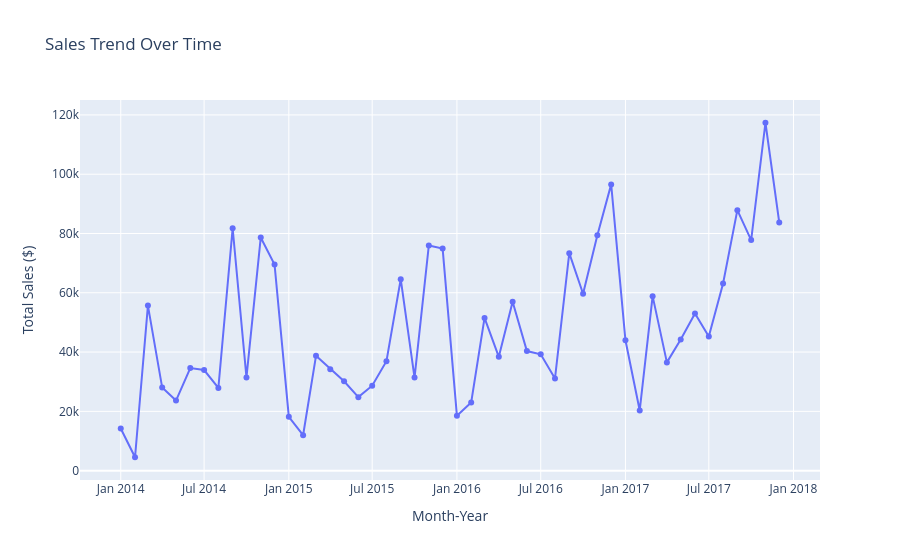

Notebook code cell kept with this figure:
### Markdown cell above
**Key Insight:** The late fall and holiday shopping season is the undeniable peak performance period. November is the highest-grossing month at **&#36;351,372.31**, followed closely by December (**&#36;324,774.39**) and September (**&#36;307,613.11**).

### Code cell
monthly_sales = df.groupby('Month_Year')['Sales'].sum().reset_index().sort_values('Month_Year')
fig_line = px.line(monthly_sales, x='Month_Year', y='Sales', title="Sales Trend Over Time", markers=True)
fig_line.update_layout(xaxis_title="Month-Year", yaxis_title="Total Sales ($)")

### Figure 1 — Plotly figure (JSON) as saved in the notebook; plotly's stock layout.template omitted (floating-point values rounded to 4 significant figures)
{"data": [{"hovertemplate": "Month_Year=%{x}<br>Sales=%{y}<extra></extra>", "legendgroup": "", "line": {"color": "#636efa", "dash": "solid"}, "marker": {"symbol": "circle"}, "mode": "lines+markers", "name": "", "orientation": "v", "showlegend": false, "type": "scatter", "x": ["2014-01", "2014-02", "2014-03", "2014-04", "2014-05", "2014-06", "2014-07", "2014-08", "2014-09", "2014-10", "2014-11", "2014-12", "2015-01", "2015-02", "2015-03", "2015-04", "2015-05", "2015-06", "2015-07", "2015-08", "2015-09", "2015-10", "2015-11", "2015-12", "2016-01", "2016-02", "2016-03", "2016-04", "2016-05", "2016-06", "2016-07", "2016-08", "2016-09", "2016-10", "2016-11", "2016-12", "2017-01", "2017-02", "2017-03", "2017-04", "2017-05", "2017-06", "2017-07", "2017-08", "2017-09", "2017-10", "2017-11", "2017-12"], "xaxis": "x", "y": [14240.0, 4520.0, 55690.0, 28010.0, 23650.0, 34600.0, 33950.0, 27910.0, 81780.0, 31450.0, 78630.0, 69550.0, 18170.0, 11950.0, 38730.0, 34200.0, 30130.0, 24800.0, 28650.0, 36900.0, 64600.0, 31400.0, 75970.0, 74920.0, 18540.0, 22980.0, 51530.0, 38400.0, 56990.0, 40340.0, 39260.0, 31120.0, 73370.0, 59690.0, 79410.0, 96570.0, 43970.0, 20300.0, 58870.0, 36520.0, 44260.0, 52980.0, 45260.0, 63120.0, 87870.0, 77780.0, 117400.0, 83740.0], "yaxis": "y"}], "layout": {"legend": {"tracegroupgap": 0}, "title": {"text": "Sales Trend Over Time"}, "xaxis": {"anchor": "y", "domain": [0, 1], "title": {"text": "Month-Year"}}, "yaxis": {"anchor": "x", "domain": [0, 1], "title": {"text": "Total Sales ($)"}}}}
